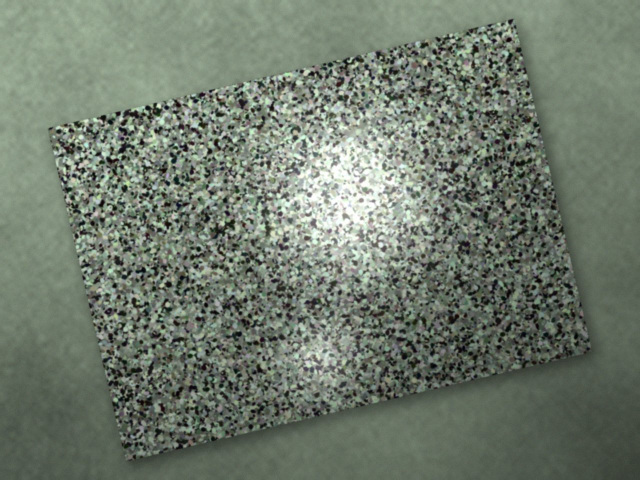
#> input picture queries/img_001__B05B_lighting_lookalike.jpg, 1280 x 960 px (shown at 1/2 size)
$ python match.py --image-a queries/img_001__B05B_lighting_lookalike.jpg --image-b queries/img_019__B01B_lighting_lookalike.jpg
#> lines starting #> are read from the running program, lines starting #| are printed output that depends on the picture
"""
match.py — NMG Image Matching Challenge
CLI tool to compare two stone slab images and determine if they show the same physical piece.

Usage:
    python match.py --image-a data/images/img_001.jpg --image-b data/images/img_002.jpg --out output/
"""

import argparse
import sys
import time
from pathlib import Path
import cv2
import numpy as np

# ── Default Hyperparameters ───────────────────────────────────────────
RESIZE_LONG_SIDE   = 800
RATIO_THRESHOLD    = 0.75
RANSAC_REPROJ      = 5.0
SAME_THRESHOLD     = 40
SIMILAR_THRESHOLD  = 15
CLAHE_CLIP_LIMIT   = 2.0
CLAHE_GRID_SIZE    = (8, 8)


def preprocess(image_path: Path, long_side: int = RESIZE_LONG_SIDE, apply_clahe: bool = True):
    """Loads image with error handling, resizes, converts to grayscale and enhances with CLAHE."""
    if not image_path.exists():
        raise FileNotFoundError(f"Image not found: {image_path}")

    img_bgr = cv2.imread(str(image_path))
    if img_bgr is None:
        raise ValueError(f"Could not decode image: {image_path}")

    h, w = img_bgr.shape[:2]
    scale = long_side / max(h, w)
    img_resized = cv2.resize(img_bgr, (int(w * scale), int(h * scale)))
    gray = cv2.cvtColor(img_resized, cv2.COLOR_BGR2GRAY)

    if apply_clahe:
        clahe = cv2.createCLAHE(clipLimit=CLAHE_CLIP_LIMIT, tileGridSize=CLAHE_GRID_SIZE)
        processed = clahe.apply(gray)
    else:
        processed = gray

    return img_resized, processed


def create_detector(name: str):
    name = name.upper()
    if name == 'SIFT':
        return cv2.SIFT_create(), cv2.NORM_L2
    elif name == 'ORB':
        return cv2.ORB_create(nfeatures=2000), cv2.NORM_HAMMING
    elif name == 'AKAZE':
        return cv2.AKAZE_create(), cv2.NORM_HAMMING
    elif name == 'BRISK':
        return cv2.BRISK_create(), cv2.NORM_HAMMING
    else:
        raise ValueError(f"Unsupported detector: {name}. Choose SIFT, ORB, AKAZE, or BRISK.")


def compute_confidence(inliers: int, inlier_ratio: float, has_valid_homography: bool) -> tuple[float, str]:
    """
    Computes a 0–100% confidence score based on verified RANSAC inliers and inlier ratio.
    Returns (confidence_score, band).
    """
    if not has_valid_homography or inliers < 4:
        return 0.0, 'DIFFERENT'

    if inliers >= SAME_THRESHOLD:
        # Scale between 70.0% and 100.0%
        bonus = min(30.0, 30.0 * ((inliers - SAME_THRESHOLD) / 60.0))
        ratio_weight = min(1.0, inlier_ratio / 0.5)
        conf = 70.0 + (bonus * 0.7) + (30.0 * ratio_weight * 0.3)
        return min(100.0, round(conf, 1)), 'SAME'
    elif inliers >= SIMILAR_THRESHOLD:
        # Scale between 35.0% and 69.9%
        ratio_norm = (inliers - SIMILAR_THRESHOLD) / (SAME_THRESHOLD - SIMILAR_THRESHOLD)
        conf = 35.0 + (34.0 * ratio_norm)
        return round(conf, 1), 'SIMILAR'
    else:
        # Scale between 0.0% and 34.9%
        conf = 34.0 * (inliers / SIMILAR_THRESHOLD)
        return max(0.0, round(conf, 1)), 'DIFFERENT'


def match_pair(img_a_path: Path, img_b_path: Path, detector_name: str = 'SIFT', out_dir: Path = None):
    t0 = time.perf_counter()

    # 1. Preprocess
    img_a, proc_a = preprocess(img_a_path)
    img_b, proc_b = preprocess(img_b_path)

    # 2. Extract features
    det, norm = create_detector(detector_name)
    kps_a, des_a = det.detectAndCompute(proc_a, None)
    kps_b, des_b = det.detectAndCompute(proc_b, None)

    n_kps_a = len(kps_a) if kps_a else 0
    n_kps_b = len(kps_b) if kps_b else 0

    if des_a is None or des_b is None or n_kps_a < 4 or n_kps_b < 4:
        elapsed_ms = (time.perf_counter() - t0) * 1000
        return {
            'keypoints_a': n_kps_a, 'keypoints_b': n_kps_b,
            'total_matches': 0, 'good_matches': 0,
            'inliers': 0, 'inlier_ratio': 0.0,
            'confidence': 0.0, 'band': 'DIFFERENT',
            'time_ms': round(elapsed_ms, 1)
        }

    # 3. Match with Lowe's ratio test (k=2)
    bf = cv2.BFMatcher(norm, crossCheck=False)
    raw_matches = bf.knnMatch(des_a, des_b, k=2)
    total_matches = len(raw_matches)

    good_matches = [m for m, n in raw_matches if m.distance < RATIO_THRESHOLD * n.distance]
    n_good = len(good_matches)

    # 4. Geometric verification (RANSAC)
    inliers = 0
    inlier_ratio = 0.0
    has_valid_h = False
    inlier_match_objs = []

    if n_good >= 4:
        pts_a = np.float32([kps_a[m.queryIdx].pt for m in good_matches]).reshape(-1, 1, 2)
        pts_b = np.float32([kps_b[m.trainIdx].pt for m in good_matches]).reshape(-1, 1, 2)
        H, mask = cv2.findHomography(pts_a, pts_b, cv2.RANSAC, RANSAC_REPROJ)

        if mask is not None and H is not None:
            # Determinant sanity check (reject degenerate zero/negative mappings)
            det_h = np.linalg.det(H[:2, :2])
            if det_h > 1e-4:
                has_valid_h = True
                mask_flat = mask.ravel()
                inliers = int(mask_flat.sum())
                inlier_ratio = round(inliers / n_good, 3)
                inlier_match_objs = [good_matches[i] for i, v in enumerate(mask_flat) if v == 1]

    # 5. Confidence score and decision band
    confidence, band = compute_confidence(inliers, inlier_ratio, has_valid_h)
    elapsed_ms = (time.perf_counter() - t0) * 1000

    # 6. Save visualization if requested
    if out_dir is not None:
        out_dir.mkdir(parents=True, exist_ok=True)
        # Uniformly subsample inliers for clean visualization across slab
        max_draw = 50
        if len(inlier_match_objs) > max_draw:
            idx = np.linspace(0, len(inlier_match_objs) - 1, max_draw, dtype=int)
            draw_matches = [inlier_match_objs[i] for i in idx]
        else:
            draw_matches = inlier_match_objs

        viz = cv2.drawMatches(
            img_a, kps_a, img_b, kps_b, draw_matches, None,
            matchColor=(0, 255, 0), singlePointColor=None,
            flags=cv2.DrawMatchesFlags_NOT_DRAW_SINGLE_POINTS
        )

        out_filename = f"{img_a_path.stem}__{img_b_path.stem}.jpg"
        out_path = out_dir / out_filename
        cv2.imwrite(str(out_path), viz)

    return {
        'keypoints_a': n_kps_a,
        'keypoints_b': n_kps_b,
        'total_matches': total_matches,
        'good_matches': n_good,
        'inliers': inliers,
        'inlier_ratio': inlier_ratio,
        'confidence': confidence,
        'band': band,
        'time_ms': round(elapsed_ms, 1),
        'saved_vis': str(out_dir / f"{img_a_path.stem}__{img_b_path.stem}.jpg") if out_dir else None
    }


def main():
    parser = argparse.ArgumentParser(description="NMG Image Matching Challenge — Pair Matcher")
    parser.add_argument('--image-a', required=True, type=str, help="Path to reference image A")
    parser.add_argument('--image-b', required=True, type=str, help="Path to query image B")
    parser.add_argument('--out', default='output', type=str, help="Output directory for inlier visualization")
    parser.add_argument('--detector', default='SIFT', type=str, choices=['SIFT', 'ORB', 'AKAZE', 'BRISK'], help="Feature detector")

    args = parser.parse_args()

    img_a_path = Path(args.image_a)
    img_b_path = Path(args.image_b)
    out_dir = Path(args.out)

    try:
        res = match_pair(img_a_path, img_b_path, detector_name=args.detector, out_dir=out_dir)
#> in preprocess, img_bgr is the input picture: shape (960, 1280, 3); mean B, G, R 108.7, 122.5, 112
#> in preprocess, `img_resized = cv2.resize(img_bgr, (int(w * scale), int(h * scale)))`:
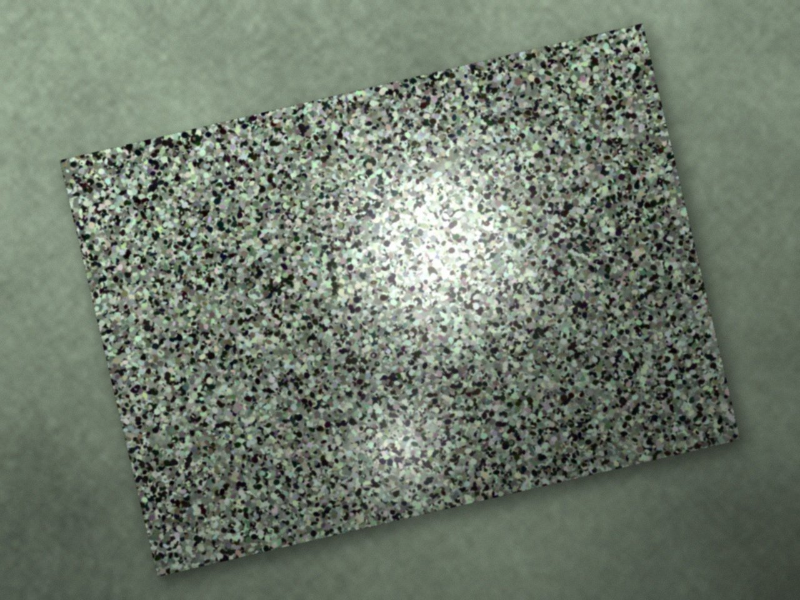
#> img_resized: shape (600, 800, 3); mean B, G, R 108.6, 122.4, 111.9
#> in preprocess, `processed = clahe.apply(gray)`:
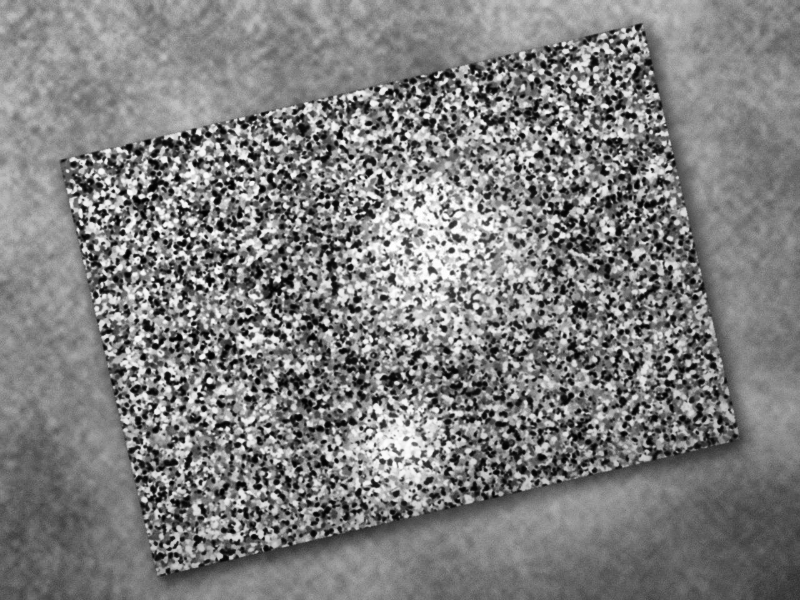
#> processed: shape (600, 800); min 0, max 255, mean 126.8
#> call 2 of preprocess, with long_side = 800, apply_clahe = True
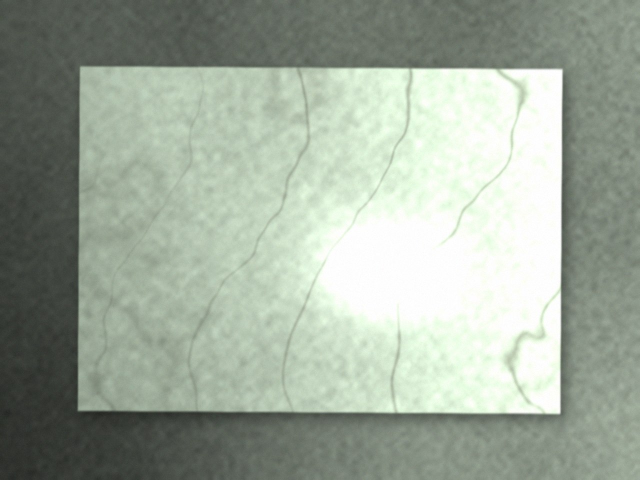
#> input picture queries/img_019__B01B_lighting_lookalike.jpg, 1280 x 960 px (shown at 1/2 size)
#> in preprocess, img_bgr is the input picture: shape (960, 1280, 3); mean B, G, R 154.8, 168.4, 157.9
#> in preprocess (call 2), `img_resized = cv2.resize(img_bgr, (int(w * scale), int(h * scale)))`:
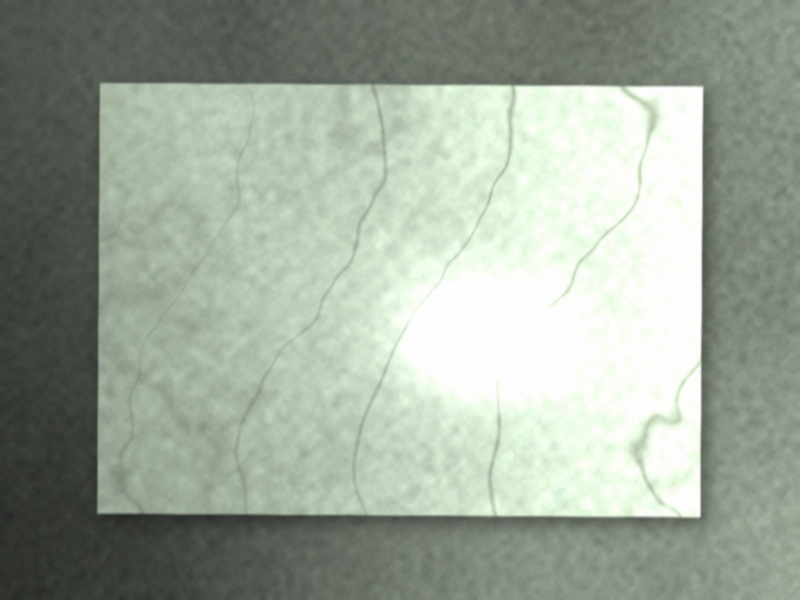
#> img_resized: shape (600, 800, 3); mean B, G, R 154.7, 168.3, 157.8
#> in preprocess (call 2), `processed = clahe.apply(gray)`:
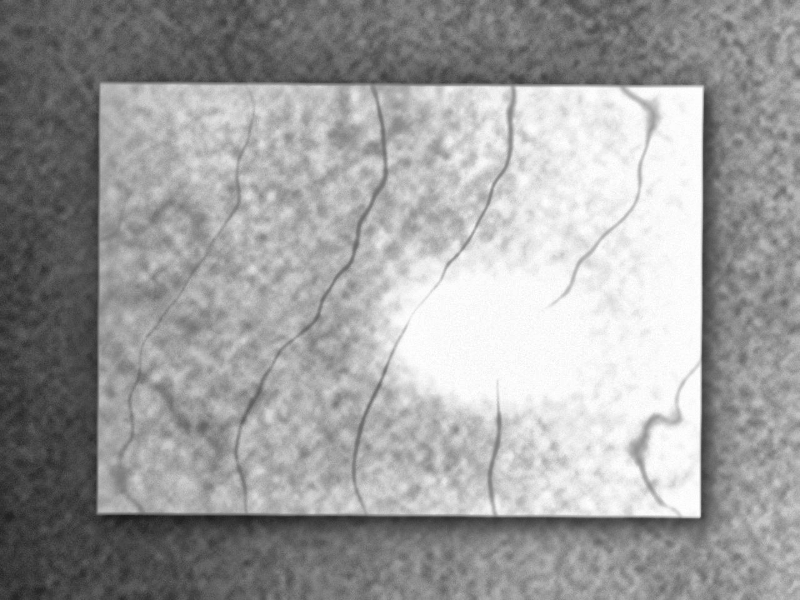
#> processed: shape (600, 800); min 27, max 255, mean 158.4
#> in match_pair, `kps_a, des_a = det.detectAndCompute(proc_a, None)`: kps_a = 10101 keypoints; strongest (x, y, size): (209, 381, 4), (113, 191, 2.2), (451, 250, 3.9), (156, 341, 3.1)
#> in match_pair, `kps_b, des_b = det.detectAndCompute(proc_b, None)`: kps_b = 882 keypoints; strongest (x, y, size): (691, 508, 13.6), (683, 105, 28.2), (693, 95, 14.1), (691, 97, 16.8)
#> in match_pair, `n_kps_a = len(kps_a) if kps_a else 0`: n_kps_a = 10101
#> in match_pair, `n_kps_b = len(kps_b) if kps_b else 0`: n_kps_b = 882
#> in match_pair, `raw_matches = bf.knnMatch(des_a, des_b, k=2)`: raw_matches = 10101 matches
#> in match_pair, `total_matches = len(raw_matches)`: total_matches = 10101
#> in match_pair, `good_matches = [m for m, n in raw_matches if m.distance < RATIO_THRESH..`: good_matches = 12 matches
#> in match_pair, `n_good = len(good_matches)`: n_good = 12
#> in match_pair, `pts_a = np.float32([kps_a[m.queryIdx].pt for m in good_matches]).resha..`: pts_a = [[172.8, 232.3], [173.4, 561.7], [174.2, 228.8], [191.8, 174.7], [208.1, 530], [308.1, 271.3], [368.2, 102.2], [652.1, 367.4], [661.3, 372.9], [661.6, 171.4], [677.9, 397.8], [721.5, 365.9]]
#> in match_pair, `pts_b = np.float32([kps_b[m.trainIdx].pt for m in good_matches]).resha..`: pts_b = [[462.6, 478.2], [751, 570], [454.2, 483.1], [763.6, 243.8], [356.7, 117.6], [328.1, 393.5], [236.9, 180.6], [504.2, 245.2], [438.8, 459.6], [762.5, 434], [755.8, 208.2], [337.3, 491.1]]
#> in match_pair, `H, mask = cv2.findHomography(pts_a, pts_b, cv2.RANSAC, RANSAC_REPROJ)`: H = [[-0.438, -1.16, 840.8], [0.0478, -0.374, 233.3], [-0.000568, -0.000943, 1]]; mask = [0, 0, 0, 1, 1, 0, 0, 0, 1, 1, 0, 0]
#> in match_pair, `det_h = np.linalg.det(H[:2, :2])`: det_h = 0.219
#> in match_pair, `mask_flat = mask.ravel()`: mask_flat = [0, 0, 0, 1, 1, 0, 0, 0, 1, 1, 0, 0]
#> in match_pair, `inliers = int(mask_flat.sum())`: inliers = 4
#> in match_pair, `inlier_ratio = round(inliers / n_good, 3)`: inlier_ratio = 0.333
#> in match_pair, `inlier_match_objs = [good_matches[i] for i, v in enumerate(mask_flat) ..`: inlier_match_objs = 4 matches
#> in compute_confidence, `conf = 34.0 * (inliers / SIMILAR_THRESHOLD)`: conf = 9.07
#> in match_pair, `confidence, band = compute_confidence(inliers, inlier_ratio, has_valid..`: confidence = 9.1; band = 'DIFFERENT'
#> in match_pair, `draw_matches = inlier_match_objs`: draw_matches = 4 matches
#> in match_pair, `viz = cv2.drawMatches( img_a, kps_a, img_b, kps_b, draw_matches, None,..`:
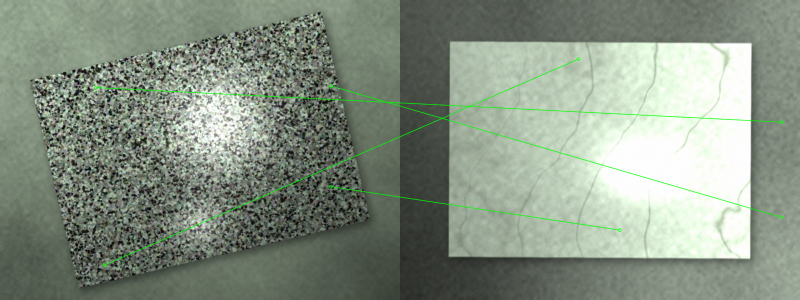
#> viz: shape (600, 1600, 3) (shown at 1/2 size); mean B, G, R 130.8, 145.9, 134
#> res = 10 items

        print("\n" + "=" * 65)
        print(f"IMAGE MATCHING RESULTS ({args.detector})")
        print("=" * 65)
        print(f"Image A          : {img_a_path.name}")
        print(f"Image B          : {img_b_path.name}")
        print(f"Keypoints A / B  : {res['keypoints_a']} / {res['keypoints_b']}")
#| Keypoints A / B  : 10101 / 882
        print(f"Total Matches    : {res['total_matches']}")
#| Total Matches    : 10101
        print(f"Good Matches     : {res['good_matches']} (Ratio Test 0.75)")
#| Good Matches     : 12 (Ratio Test 0.75)
        print(f"RANSAC Inliers   : {res['inliers']}")
#| RANSAC Inliers   : 4
        print(f"Inlier Ratio     : {res['inlier_ratio']:.1%}")
#| Inlier Ratio     : 33.3%
        print(f"Confidence Score : {res['confidence']}%")
#| Confidence Score : 9.1%
        print(f"Decision Band    : {res['band']}")
#| Decision Band    : DIFFERENT
        print(f"Processing Time  : {res['time_ms']:.1f} ms")
#| Processing Time  : 1646.0 ms
        if res.get('saved_vis'):
            print(f"Visualization    : {res['saved_vis']}")
#| Visualization    : output/img_001__B05B_lighting_lookalike__img_019__B01B_lighting_lookalike.jpg
        print("=" * 65 + "\n")

    except Exception as e:
        print(f"Error matching images: {e}", file=sys.stderr)
        sys.exit(1)


if __name__ == '__main__':
    main()
